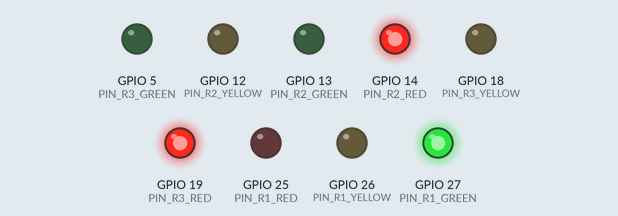
Simulated run of this sketch. Board: ESP32. Parts: output pins drawn as LEDs (lit = HIGH). WiFi joins after 1.5 s; servers stay silent unless stated; uploads are accepted with an empty reply; what the sketch prints to the serial monitor is not drawn.

Above: at 5.0 s.
At 8.2 s:
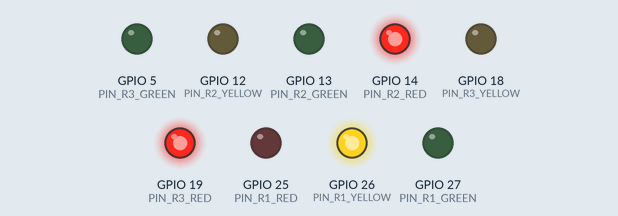
At 11.1 s:
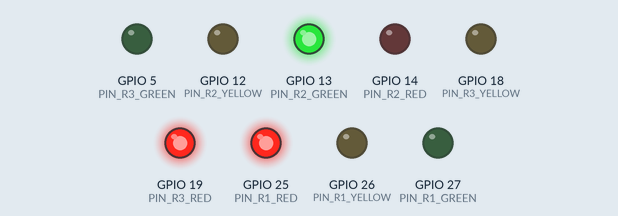
At 13.9 s:
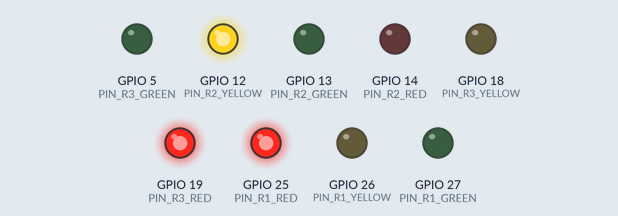
At 16.7 s:
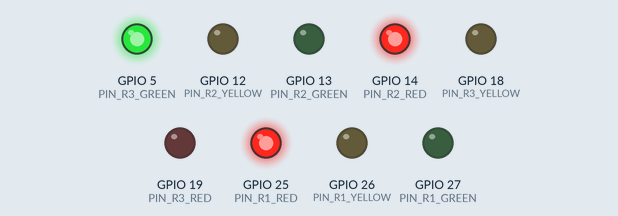
At 19.5 s:
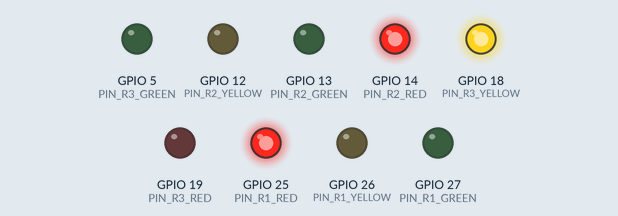
Timing chart, 0 to 25.7 s (numbered marks = the images above):
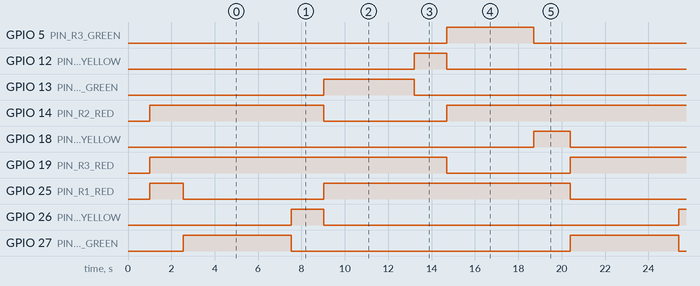

The sketch:

junction-j2.ino
```cpp
/*
 * ==============================================================================
 * SMART TRAFFIC AMBULANCE — 3-WAY JUNCTION TRAFFIC CONTROLLER [NODE: J2]
 * ==============================================================================
 * Hardware: ESP32 Development Board
 * Node Identifier: J2
 *
 * Intersection Configuration (3-Way / T-Junction):
 * - ROAD 1 (Ambulance Corridor / Main Path): Red: 25, Yellow: 26, Green: 27
 * - ROAD 2 (Cross Road A):                   Red: 14, Yellow: 12, Green: 13
 * - ROAD 3 (Cross Road B):                   Red: 19, Yellow: 18, Green: 5
 *
 * Operating Modes:
 * 1. NORMAL OPERATION (No Ambulance):
 *    - Fully automatic cyclic traffic light sequence:
 *      Road 1 GREEN (5s) -> YELLOW (1.5s) ->
 *      Road 2 GREEN (4s) -> YELLOW (1.5s) ->
 *      Road 3 GREEN (4s) -> YELLOW (1.5s) -> (Repeats)
 *
 * 2. EMERGENCY PREEMPTION (Ambulance within 8m threshold -> PRIORITY_ACTIVE):
 *    - Instantly interrupts normal cycle.
 *    - Safely switches any active cross-road green to yellow for amber clearance (1.2s).
 *    - Sets ROAD 1 (Ambulance Path) to GREEN.
 *    - Sets ROAD 2 and ROAD 3 to RED (All cross traffic stopped).
 *
 * 3. EMERGENCY RELEASE (Ambulance clears +8m -> PASSED):
 *    - Amber clearance on Road 1 (1.5s).
 *    - Sets Road 1 to RED.
 *    - Resumes normal 3-way cyclic rotation smoothly.
 * ==============================================================================
 */

#include <WiFi.h>
#include <HTTPClient.h>

// =====================================================
// 1. WI-FI & NODE CONFIGURATION
// =====================================================
const char* WIFI_SSID     = "vivo y200 5g";       // Enter your Wi-Fi SSID
const char* WIFI_PASSWORD = "YOUR_WIFI_PASSWORD"; // Enter your Wi-Fi password

const char* JUNCTION_ID   = "J2";                 // Node ID

// Firebase Realtime Database Base URL
const char* FIREBASE_URL  = "https://smart-traffic-ambalance-default-rtdb.asia-southeast1.firebasedatabase.app";

// =====================================================
// 2. GPIO PIN ASSIGNMENTS (9 LEDs Across 3 Roads)
// =====================================================
// ROAD 1: Ambulance Priority Corridor (Main Path)
const int PIN_R1_RED    = 25;
const int PIN_R1_YELLOW = 26;
const int PIN_R1_GREEN  = 27;

// ROAD 2: Cross Road A (Side Street)
const int PIN_R2_RED    = 14;
const int PIN_R2_YELLOW = 12;
const int PIN_R2_GREEN  = 13;

// ROAD 3: Cross Road B (Side Street)
const int PIN_R3_RED    = 19;
const int PIN_R3_YELLOW = 18;
const int PIN_R3_GREEN  = 5;

// =====================================================
// 3. TRAFFIC CYCLE TIMINGS (Milliseconds)
// =====================================================
const unsigned long DURATION_R1_GREEN  = 5000;
const unsigned long DURATION_R2_GREEN  = 4000;
const unsigned long DURATION_R3_GREEN  = 4000;
const unsigned long DURATION_YELLOW    = 1500;
const unsigned long DURATION_PREEMPT_CLEAR = 1200; // Amber clearance before emergency green

// =====================================================
// 4. STATE MACHINE DEFINITIONS
// =====================================================
enum NormalPhase {
  PHASE_R1_GREEN,
  PHASE_R1_YELLOW,
  PHASE_R2_GREEN,
  PHASE_R2_YELLOW,
  PHASE_R3_GREEN,
  PHASE_R3_YELLOW
};

enum PreemptState {
  STATE_NORMAL_RUNNING,
  STATE_PREEMPT_CLEARING, // Amber clearance for cross traffic
  STATE_PRIORITY_ACTIVE,  // Road 1 locked GREEN, Roads 2 & 3 locked RED
  STATE_RELEASE_CLEARING  // Road 1 amber clearance before returning to normal
};

// Runtime Variables
NormalPhase currentPhase = PHASE_R1_GREEN;
PreemptState preemptState = STATE_NORMAL_RUNNING;
unsigned long phaseStartTime = 0;
unsigned long preemptStartTime = 0;

String currentFirebaseStatus = "NORMAL";
String lastFirebaseStatus    = "";

unsigned long lastPollTime = 0;
const unsigned long POLL_INTERVAL_MS = 350; // Fast Firebase polling

unsigned long lastHeartbeatTime = 0;
const unsigned long HEARTBEAT_INTERVAL_MS = 5000;

// Forward Declarations
void setRoad1(bool r, bool y, bool g);
void setRoad2(bool r, bool y, bool g);
void setRoad3(bool r, bool y, bool g);
void applyPhaseLeds(NormalPhase phase);

void setup() {
  Serial.begin(115200);
  delay(1000);

  // Configure all 9 LED pins as OUTPUT
  pinMode(PIN_R1_RED, OUTPUT);
  pinMode(PIN_R1_YELLOW, OUTPUT);
  pinMode(PIN_R1_GREEN, OUTPUT);

  pinMode(PIN_R2_RED, OUTPUT);
  pinMode(PIN_R2_YELLOW, OUTPUT);
  pinMode(PIN_R2_GREEN, OUTPUT);

  pinMode(PIN_R3_RED, OUTPUT);
  pinMode(PIN_R3_YELLOW, OUTPUT);
  pinMode(PIN_R3_GREEN, OUTPUT);

  // Initial State: Safe All RED for 1 second
  setRoad1(true, false, false);
  setRoad2(true, false, false);
  setRoad3(true, false, false);

  Serial.println("\n\n============================================================");
  Serial.printf("🚦 SMART TRAFFIC 3-WAY JUNCTION CONTROLLER — [%s]\n", JUNCTION_ID);
  Serial.println("============================================================");
  Serial.println("[WIRING PINOUT]");
  Serial.println("  ROAD 1 (Ambulance Path): Red: 25 | Yellow: 26 | Green: 27");
  Serial.println("  ROAD 2 (Side Road A):    Red: 14 | Yellow: 12 | Green: 13");
  Serial.println("  ROAD 3 (Side Road B):    Red: 19 | Yellow: 18 | Green: 5");
  Serial.println("============================================================");

  connectWiFi();

  // Begin normal cyclic sequence at Road 1 Green
  currentPhase = PHASE_R1_GREEN;
  phaseStartTime = millis();
  applyPhaseLeds(currentPhase);

  Serial.println("[TRAFFIC] Automatic 3-Way Cycle Started: Road 1 GREEN");
  Serial.printf("[FIREBASE] Polling /junctionPriority/states/%s/status every 350ms\n", JUNCTION_ID);
  Serial.println("============================================================\n");
}

void loop() {
  if (WiFi.status() != WL_CONNECTED) {
    Serial.println("[WIFI] Connection lost! Reconnecting...");
    WiFi.reconnect();
    delay(2000);
    return;
  }

  unsigned long now = millis();

  // 1. Fast Non-blocking Firebase Polling
  if (now - lastPollTime >= POLL_INTERVAL_MS) {
    lastPollTime = now;
    pollFirebasePriority();
  }

  // 2. Traffic Light Engine (Non-blocking State Machine)
  updateTrafficLights(now);

  // 3. Heartbeat to Firebase
  if (now - lastHeartbeatTime >= HEARTBEAT_INTERVAL_MS) {
    lastHeartbeatTime = now;
    sendHeartbeat();
  }
}

// =====================================================
// TRAFFIC LIGHT CONTROL ENGINE
// =====================================================
void updateTrafficLights(unsigned long now) {
  switch (preemptState) {

    // -------------------------------------------------
    // CASE A: Normal 3-Way Automatic Cycle
    // -------------------------------------------------
    case STATE_NORMAL_RUNNING: {
      unsigned long elapsed = now - phaseStartTime;

      switch (currentPhase) {
        case PHASE_R1_GREEN:
          if (elapsed >= DURATION_R1_GREEN) {
            currentPhase = PHASE_R1_YELLOW;
            phaseStartTime = now;
            applyPhaseLeds(currentPhase);
            Serial.println("[CYCLE] Road 1: YELLOW -> Clearing intersection");
          }
          break;

        case PHASE_R1_YELLOW:
          if (elapsed >= DURATION_YELLOW) {
            currentPhase = PHASE_R2_GREEN;
            phaseStartTime = now;
            applyPhaseLeds(currentPhase);
            Serial.println("[CYCLE] Road 2: GREEN (Cross Traffic Active)");
          }
          break;

        case PHASE_R2_GREEN:
          if (elapsed >= DURATION_R2_GREEN) {
            currentPhase = PHASE_R2_YELLOW;
            phaseStartTime = now;
            applyPhaseLeds(currentPhase);
            Serial.println("[CYCLE] Road 2: YELLOW -> Clearing intersection");
          }
          break;

        case PHASE_R2_YELLOW:
          if (elapsed >= DURATION_YELLOW) {
            currentPhase = PHASE_R3_GREEN;
            phaseStartTime = now;
            applyPhaseLeds(currentPhase);
            Serial.println("[CYCLE] Road 3: GREEN (Cross Traffic Active)");
          }
          break;

        case PHASE_R3_GREEN:
          if (elapsed >= DURATION_R3_GREEN) {
            currentPhase = PHASE_R3_YELLOW;
            phaseStartTime = now;
            applyPhaseLeds(currentPhase);
            Serial.println("[CYCLE] Road 3: YELLOW -> Clearing intersection");
          }
          break;

        case PHASE_R3_YELLOW:
          if (elapsed >= DURATION_YELLOW) {
            currentPhase = PHASE_R1_GREEN;
            phaseStartTime = now;
            applyPhaseLeds(currentPhase);
            Serial.println("[CYCLE] Road 1: GREEN (Main Path Active)");
          }
          break;
      }
      break;
    }

    // -------------------------------------------------
    // CASE B: Preemption Amber Clearance for Cross Traffic
    // -------------------------------------------------
    case STATE_PREEMPT_CLEARING: {
      if (now - preemptStartTime >= DURATION_PREEMPT_CLEAR) {
        // Cross traffic amber cleared -> Open Emergency Green on Road 1!
        preemptState = STATE_PRIORITY_ACTIVE;
        setRoad1(false, false, true); // Road 1: GREEN
        setRoad2(true, false, false); // Road 2: RED
        setRoad3(true, false, false); // Road 3: RED

        Serial.println("\n============================================================");
        Serial.printf("🚑 [JUNCTION %s] *** EMERGENCY PRIORITY ACTIVE! ***\n", JUNCTION_ID);
        Serial.println("🚦 ROAD 1 (Ambulance Path): [GREEN] -> CORRIDOR OPEN");
        Serial.println("🛑 ROAD 2 (Side Road A):    [RED]   -> STOPPED");
        Serial.println("🛑 ROAD 3 (Side Road B):    [RED]   -> STOPPED");
        Serial.println("============================================================\n");
      }
      break;
    }

    // -------------------------------------------------
    // CASE C: Priority Active (Hold Road 1 Green)
    // -------------------------------------------------
    case STATE_PRIORITY_ACTIVE: {
      // Hold emergency corridor in steady green
      setRoad1(false, false, true);
      setRoad2(true, false, false);
      setRoad3(true, false, false);
      break;
    }

    // -------------------------------------------------
    // CASE D: Priority Release Clearance (Amber on Road 1)
    // -------------------------------------------------
    case STATE_RELEASE_CLEARING: {
      if (now - preemptStartTime >= DURATION_YELLOW) {
        // Clearance complete -> Resume normal 3-way cycle at Road 2 Green!
        preemptState = STATE_NORMAL_RUNNING;
        currentPhase = PHASE_R2_GREEN; // Give turn to side road that waited
        phaseStartTime = now;
        applyPhaseLeds(currentPhase);

        Serial.println("\n============================================================");
        Serial.printf("✓ [JUNCTION %s] Normal 3-Way Cycle Restored\n", JUNCTION_ID);
        Serial.println("[CYCLE] Resuming with Road 2 GREEN");
        Serial.println("============================================================\n");
      }
      break;
    }
  }
}

// =====================================================
// FIREBASE PRIORITY MONITORING
// =====================================================
void pollFirebasePriority() {
  HTTPClient http;
  String url = String(FIREBASE_URL) + "/junctionPriority/states/" + JUNCTION_ID + "/status.json";
  http.begin(url);
  http.setTimeout(1200);

  int code = http.GET();
  if (code == HTTP_CODE_OK) {
    String payload = http.getString();
    payload.trim();

    if (payload.startsWith("\"") && payload.endsWith("\"")) {
      payload = payload.substring(1, payload.length() - 1);
    }

    if (payload.length() > 0 && payload != currentFirebaseStatus) {
      lastFirebaseStatus = currentFirebaseStatus;
      currentFirebaseStatus = payload;
      handleFirebaseStatusChange(lastFirebaseStatus, currentFirebaseStatus);
    }
  }
  http.end();
}

void handleFirebaseStatusChange(String prev, String current) {
  unsigned long now = millis();

  // ---------------------------------------------------
  // EVENT 1: Ambulance Approaches Within 8m -> PRIORITY_ACTIVE
  // ---------------------------------------------------
  if (current == "PRIORITY_ACTIVE") {
    Serial.println("\n============================================================");
    Serial.printf("⚡ [JUNCTION %s] EMERGENCY DETECTED (Within 8m Threshold)!\n", JUNCTION_ID);
    Serial.println("============================================================");

    // If Road 2 or Road 3 is currently Green, grant Amber clearance first
    if (currentPhase == PHASE_R2_GREEN || currentPhase == PHASE_R2_YELLOW) {
      Serial.println("[PREEMPT] Clearing Road 2 with AMBER clearance...");
      setRoad1(true, false, false);
      setRoad2(false, true, false); // Road 2 Yellow
      setRoad3(true, false, false);
      preemptState = STATE_PREEMPT_CLEARING;
      preemptStartTime = now;
    }
    else if (currentPhase == PHASE_R3_GREEN || currentPhase == PHASE_R3_YELLOW) {
      Serial.println("[PREEMPT] Clearing Road 3 with AMBER clearance...");
      setRoad1(true, false, false);
      setRoad2(true, false, false);
      setRoad3(false, true, false); // Road 3 Yellow
      preemptState = STATE_PREEMPT_CLEARING;
      preemptStartTime = now;
    }
    else {
      // Road 1 was already Green/Yellow -> Switch directly to Green!
      preemptState = STATE_PRIORITY_ACTIVE;
      setRoad1(false, false, true);
      setRoad2(true, false, false);
      setRoad3(true, false, false);

      Serial.println("🚦 ROAD 1 (Ambulance Path): [GREEN] -> CORRIDOR OPEN");
      Serial.println("🛑 ROAD 2 (Side Road A):    [RED]   -> STOPPED");
      Serial.println("🛑 ROAD 3 (Side Road B):    [RED]   -> STOPPED");
    }
  }

  // ---------------------------------------------------
  // EVENT 2: Ambulance Passes Beyond 8m -> PASSED
  // ---------------------------------------------------
  else if (current == "PASSED" || (prev == "PRIORITY_ACTIVE" && current != "PRIORITY_ACTIVE")) {
    Serial.println("\n============================================================");
    Serial.printf("✓ [JUNCTION %s] *** AMBULANCE PASSED (+8m BEYOND JUNCTION) ***\n", JUNCTION_ID);
    Serial.println("🚦 ROAD 1: AMBER CLEARANCE -> RELEASING EMERGENCY PRIORITY");
    Serial.println("⏭️ HANDOFF: CONTROL TRANSFERRED TO NEXT DESTINATION");
    Serial.println("============================================================\n");

    // Amber clearance on Road 1 before returning to normal cycle
    setRoad1(false, true, false); // Yellow
    setRoad2(true, false, false); // Red
    setRoad3(true, false, false); // Red
    preemptState = STATE_RELEASE_CLEARING;
    preemptStartTime = now;
  }

  // ---------------------------------------------------
  // EVENT 3: Upcoming Junction Alert -> NEXT
  // ---------------------------------------------------
  else if (current == "NEXT") {
    Serial.println("------------------------------------------------------------");
    Serial.printf(">> [JUNCTION %s] STATUS: NEXT\n", JUNCTION_ID);
    Serial.println("   Ambulance is approaching along route. Armed for 8m trigger.");
    Serial.println("   (Normal 3-Way cycle continues until 8m mark)");
    Serial.println("------------------------------------------------------------");
  }

  // ---------------------------------------------------
  // EVENT 4: Queued Behind Prior Junction -> WAITING
  // ---------------------------------------------------
  else if (current == "WAITING") {
    Serial.printf(">> [JUNCTION %s] STATUS: WAITING (Queued on route, normal cycle running)\n", JUNCTION_ID);
  }

  else {
    Serial.printf(">> [JUNCTION %s] STATUS: %s (Normal 3-Way Cycle Active)\n", JUNCTION_ID, current.c_str());
  }
}

// =====================================================
// HARDWARE LED CONTROL HELPERS
// =====================================================
void setRoad1(bool r, bool y, bool g) {
  digitalWrite(PIN_R1_RED,    r ? HIGH : LOW);
  digitalWrite(PIN_R1_YELLOW, y ? HIGH : LOW);
  digitalWrite(PIN_R1_GREEN,  g ? HIGH : LOW);
}

void setRoad2(bool r, bool y, bool g) {
  digitalWrite(PIN_R2_RED,    r ? HIGH : LOW);
  digitalWrite(PIN_R2_YELLOW, y ? HIGH : LOW);
  digitalWrite(PIN_R2_GREEN,  g ? HIGH : LOW);
}

void setRoad3(bool r, bool y, bool g) {
  digitalWrite(PIN_R3_RED,    r ? HIGH : LOW);
  digitalWrite(PIN_R3_YELLOW, y ? HIGH : LOW);
  digitalWrite(PIN_R3_GREEN,  g ? HIGH : LOW);
}

void applyPhaseLeds(NormalPhase phase) {
  switch (phase) {
    case PHASE_R1_GREEN:
      setRoad1(false, false, true);
      setRoad2(true, false, false);
      setRoad3(true, false, false);
      break;

    case PHASE_R1_YELLOW:
      setRoad1(false, true, false);
      setRoad2(true, false, false);
      setRoad3(true, false, false);
      break;

    case PHASE_R2_GREEN:
      setRoad1(true, false, false);
      setRoad2(false, false, true);
      setRoad3(true, false, false);
      break;

    case PHASE_R2_YELLOW:
      setRoad1(true, false, false);
      setRoad2(false, true, false);
      setRoad3(true, false, false);
      break;

    case PHASE_R3_GREEN:
      setRoad1(true, false, false);
      setRoad2(true, false, false);
      setRoad3(false, false, true);
      break;

    case PHASE_R3_YELLOW:
      setRoad1(true, false, false);
      setRoad2(true, false, false);
      setRoad3(false, true, false);
      break;
  }
}

// =====================================================
// WI-FI & TELEMETRY
// =====================================================
void connectWiFi() {
  Serial.printf("[WIFI] Connecting to '%s'", WIFI_SSID);
  WiFi.mode(WIFI_STA);
  WiFi.begin(WIFI_SSID, WIFI_PASSWORD);

  int attempts = 0;
  while (WiFi.status() != WL_CONNECTED && attempts < 25) {
    delay(500);
    Serial.print(".");
    attempts++;
  }

  if (WiFi.status() == WL_CONNECTED) {
    Serial.println(" CONNECTED!");
    Serial.printf("[WIFI] IP Address: %s\n", WiFi.localIP().toString().c_str());
  } else {
    Serial.println("\n[WIFI] Warning: Could not connect. Check credentials.");
  }
}

void sendHeartbeat() {
  if (WiFi.status() != WL_CONNECTED) return;
  HTTPClient http;
  String url = String(FIREBASE_URL) + "/junctionDevices/" + JUNCTION_ID + ".json";
  http.begin(url);
  http.addHeader("Content-Type", "application/json");

  String body = "{\"id\":\"" + String(JUNCTION_ID) + "\",\"online\":true,\"status\":\"" + currentFirebaseStatus + "\",\"mode\":\"3-WAY-TRAFFIC\"}";
  http.PUT(body);
  http.end();
}
```

Measured:
- by itself, GPIO 5 (PIN_R3_GREEN): alternates HIGH for 4.0 s and LOW for 13.8 s
- by itself, GPIO 12 (PIN_R2_YELLOW): alternates HIGH for 1.6 s and LOW for 16.1 s
- by itself, GPIO 13 (PIN_R2_GREEN): alternates HIGH for 4.1 s and LOW for 13.6 s
- by itself, GPIO 14 (PIN_R2_RED), GPIO 19 (PIN_R3_RED): alternates HIGH for 12.1 s and LOW for 5.7 s
- by itself, GPIO 18 (PIN_R3_YELLOW): alternates HIGH for 1.7 s and LOW for 16.1 s
- by itself, GPIO 25 (PIN_R1_RED): alternates HIGH for 11.4 s and LOW for 6.5 s
- by itself, GPIO 26 (PIN_R1_YELLOW): alternates HIGH for 1.5 s and LOW for 16.4 s
- by itself, GPIO 27 (PIN_R1_GREEN): alternates HIGH for 5.0 s and LOW for 12.8 s
